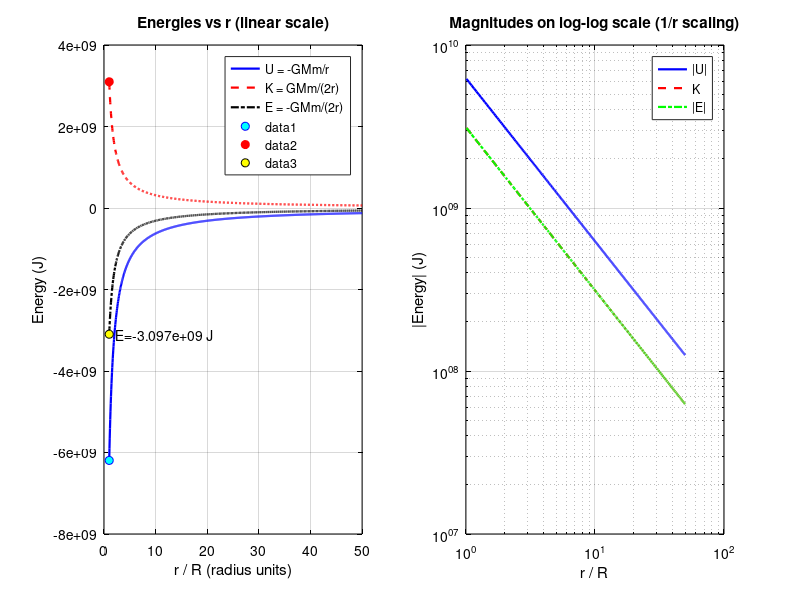

The MATLAB source for this figure:
clearvars; close all;

% Parameters (change as needed)
G = 6.67430e-11;    % gravitational constant (m^3/kg/s^2)
M = 5.972e24;       % central mass (kg), e.g., Earth
m = 100;            % test mass (kg)

% radial range (avoid r=0). Use from near-surface to many radii.
R = 6.371e6;                % reference radius (m), e.g., Earth radius
r_min = 1.01 * R;           % just above surface
r_max = 50 * R;             % far field
r = linspace(r_min, r_max, 1000);

% Energies
U = - (G .* M .* m) ./ r;       % potential energy
K =   (G .* M .* m) ./ (2 .* r); % kinetic energy for circular orbit
E = K + U;                       % total energy = -GMm/(2r) (negative)

% Plot linear scale
figure('Color','w');
subplot(1,2,1);
plot(r./R, U, 'b-', 'LineWidth',1.6); hold on;
plot(r./R, K, 'r--', 'LineWidth',1.6);
plot(r./R, E, 'k-.', 'LineWidth',1.6);
xlabel('r / R (radius units)','Color','k');
ylabel('Energy (J)','Color','k');
title('Energies vs r (linear scale)','Color','k');
legend('U = -GMm/r','K = GMm/(2r)','E = -GMm/(2r)','Location','northeast');
grid on; box on; set(gca,'XColor','k','YColor','k');

% Annotate sample (surface) values
r_surf = R * 1.01;
U_surf = -G*M*m / r_surf;
K_surf =  G*M*m / (2*r_surf);
E_surf = U_surf + K_surf;
plot(r_surf./R, U_surf, 'bo', 'MarkerFaceColor','c');
plot(r_surf./R, K_surf, 'ro', 'MarkerFaceColor','r');
plot(r_surf./R, E_surf, 'ko', 'MarkerFaceColor','y');
text(r_surf./R*1.02, E_surf, sprintf('  E=%.3e J', E_surf), 'Color','k');

% Plot log-log to show 1/r scaling
subplot(1,2,2);
loglog(r./R, abs(U), 'b-', 'LineWidth',1.6); hold on;    % plot magnitudes for log scale
loglog(r./R, K,      'r--', 'LineWidth',1.6);
loglog(r./R, abs(E), 'g-.', 'LineWidth',1.6);
xlabel('r / R','Color','k');
ylabel('|Energy| (J)','Color','k');
title('Magnitudes on log-log scale (1/r scaling)','Color','k');
legend('|U|','K','|E|','Location','northeast');
grid on; box on; set(gca,'XColor','k','YColor','k');

% Print sample numeric values
fprintf('Sample at r = %.3f R:\n  U = %.6e J\n  K = %.6e J\n  E = %.6e J\n', r_surf./R, U_surf, K_surf, E_surf);
